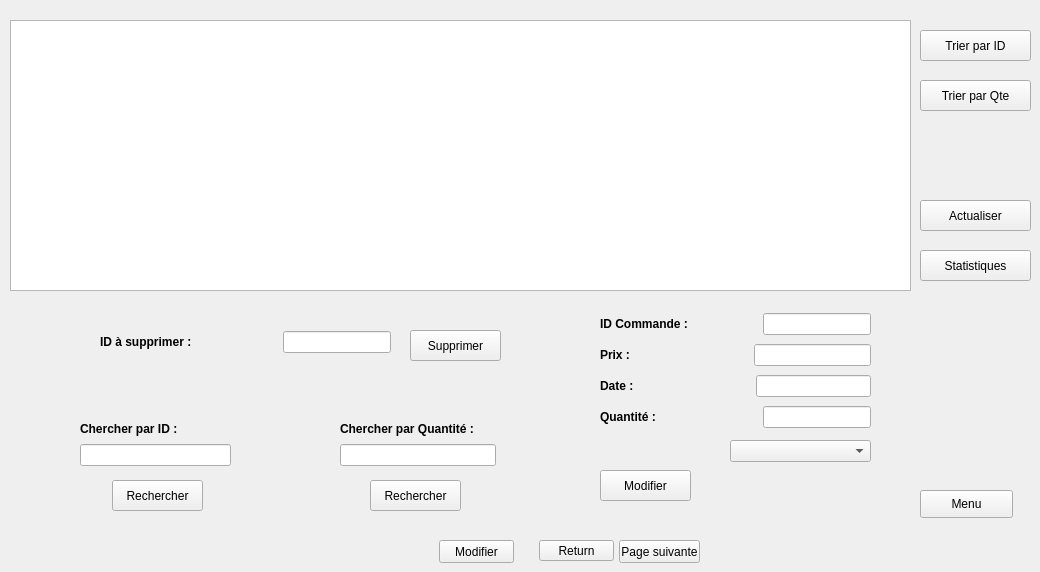
           <widget class="QWidget" name="Gestion_4">
            <attribute name="title">
             <string>Gestion des commandes</string>
            </attribute>
            <widget class="QPushButton" name="pushButton_stat_3">
             <property name="geometry">
              <rect>
               <x>920</x>
               <y>250</y>
               <width>111</width>
               <height>31</height>
              </rect>
             </property>
             <property name="text">
              <string>Statistiques</string>
             </property>
            </widget>
            <widget class="QTableView" name="tableView_aff_3">
             <property name="geometry">
              <rect>
               <x>10</x>
               <y>20</y>
               <width>901</width>
               <height>271</height>
              </rect>
             </property>
            </widget>
            <widget class="QPushButton" name="pushButton_13">
             <property name="geometry">
              <rect>
               <x>920</x>
               <y>80</y>
               <width>111</width>
               <height>31</height>
              </rect>
             </property>
             <property name="text">
              <string>Trier par Qte</string>
             </property>
            </widget>
            <widget class="QPushButton" name="pushButton_16">
             <property name="geometry">
              <rect>
               <x>920</x>
               <y>30</y>
               <width>111</width>
               <height>31</height>
              </rect>
             </property>
             <property name="text">
              <string>Trier par ID</string>
             </property>
            </widget>
            <widget class="QPushButton" name="supp_Button_4">
             <property name="geometry">
              <rect>
               <x>410</x>
               <y>330</y>
               <width>91</width>
               <height>31</height>
              </rect>
             </property>
             <property name="text">
              <string>Supprimer</string>
             </property>
            </widget>
            <widget class="QPushButton" name="modifierButton_recherche_5">
             <property name="geometry">
              <rect>
               <x>112</x>
               <y>480</y>
               <width>91</width>
               <height>31</height>
              </rect>
             </property>
             <property name="text">
              <string>Rechercher</string>
             </property>
            </widget>
            <widget class="QPushButton" name="PsHistorique_3">
             <property name="geometry">
              <rect>
               <x>619</x>
               <y>540</y>
               <width>81</width>
               <height>23</height>
              </rect>
             </property>
             <property name="text">
              <string>Page suivante</string>
             </property>
            </widget>
            <widget class="QPushButton" name="modifierButton_6">
             <property name="geometry">
              <rect>
               <x>439</x>
               <y>540</y>
               <width>75</width>
               <height>23</height>
              </rect>
             </property>
             <property name="text">
              <string>Modifier</string>
             </property>
            </widget>
            <widget class="QPushButton" name="modifierButton_recherche_6">
             <property name="geometry">
              <rect>
               <x>370</x>
               <y>480</y>
               <width>91</width>
               <height>31</height>
              </rect>
             </property>
             <property name="text">
              <string>Rechercher</string>
             </property>
            </widget>
            <widget class="QPushButton" name="Psupprimer_3">
             <property name="geometry">
              <rect>
               <x>539</x>
               <y>540</y>
               <width>75</width>
               <height>21</height>
              </rect>
             </property>
             <property name="text">
              <string>Return</string>
             </property>
            </widget>
            <widget class="QComboBox" name="combobox_fk_3">
             <property name="geometry">
              <rect>
               <x>730</x>
               <y>440</y>
               <width>141</width>
               <height>22</height>
              </rect>
             </property>
            </widget>
            <widget class="QPushButton" name="modifierButton_7">
             <property name="geometry">
              <rect>
               <x>600</x>
               <y>470</y>
               <width>91</width>
               <height>31</height>
              </rect>
             </property>
             <property name="text">
              <string>Modifier</string>
             </property>
            </widget>
            <widget class="QPushButton" name="Paffiche_3">
             <property name="geometry">
              <rect>
               <x>920</x>
               <y>200</y>
               <width>111</width>
               <height>31</height>
              </rect>
             </property>
             <property name="text">
              <string>Actualiser</string>
             </property>
            </widget>
            <widget class="QPushButton" name="homeButton_22">
             <property name="geometry">
              <rect>
               <x>920</x>
               <y>490</y>
               <width>93</width>
               <height>28</height>
              </rect>
             </property>
             <property name="text">
              <string>Menu</string>
             </property>
            </widget>
            <widget class="QWidget" name="layoutWidget_22">
             <property name="geometry">
              <rect>
               <x>100</x>
               <y>330</y>
               <width>291</width>
               <height>24</height>
              </rect>
             </property>
             <layout class="QHBoxLayout" name="horizontalLayout_115">
              <item>
               <widget class="QLabel" name="supp_text_4">
                <property name="font">
                 <font>
                  <weight>75</weight>
                  <bold>true</bold>
                 </font>
                </property>
                <property name="text">
                 <string>ID à supprimer :</string>
                </property>
               </widget>
              </item>
              <item>
               <spacer name="horizontalSpacer_94">
                <property name="orientation">
                 <enum>Qt::Horizontal</enum>
                </property>
                <property name="sizeHint" stdset="0">
                 <size>
                  <width>40</width>
                  <height>20</height>
                 </size>
                </property>
               </spacer>
              </item>
              <item>
               <widget class="QLineEdit" name="supprimer_id_3"/>
              </item>
             </layout>
            </widget>
            <widget class="QWidget" name="layoutWidget_23">
             <property name="geometry">
              <rect>
               <x>600</x>
               <y>310</y>
               <width>271</width>
               <height>121</height>
              </rect>
             </property>
             <layout class="QVBoxLayout" name="verticalLayout_48">
              <item>
               <layout class="QHBoxLayout" name="horizontalLayout_116">
                <item>
                 <widget class="QLabel" name="label_135">
                  <property name="font">
                   <font>
                    <weight>75</weight>
                    <bold>true</bold>
                   </font>
                  </property>
                  <property name="text">
                   <string>ID Commande :</string>
                  </property>
                 </widget>
                </item>
                <item>
                 <spacer name="horizontalSpacer_95">
                  <property name="orientation">
                   <enum>Qt::Horizontal</enum>
                  </property>
                  <property name="sizeHint" stdset="0">
                   <size>
                    <width>40</width>
                    <height>20</height>
                   </size>
                  </property>
                 </spacer>
                </item>
                <item>
                 <widget class="QLineEdit" name="le_id_8"/>
                </item>
               </layout>
              </item>
              <item>
               <layout class="QHBoxLayout" name="horizontalLayout_117">
                <item>
                 <widget class="QLabel" name="label_136">
                  <property name="font">
                   <font>
                    <weight>75</weight>
                    <bold>true</bold>
                   </font>
                  </property>
                  <property name="text">
                   <string>Prix :</string>
                  </property>
                 </widget>
                </item>
                <item>
                 <spacer name="horizontalSpacer_96">
                  <property name="orientation">
                   <enum>Qt::Horizontal</enum>
                  </property>
                  <property name="sizeHint" stdset="0">
                   <size>
                    <width>40</width>
                    <height>20</height>
                   </size>
                  </property>
                 </spacer>
                </item>
                <item>
                 <widget class="QLineEdit" name="le_prix_6"/>
                </item>
               </layout>
              </item>
              <item>
               <layout class="QHBoxLayout" name="horizontalLayout_118">
                <item>
                 <widget class="QLabel" name="label_137">
                  <property name="font">
                   <font>
                    <weight>75</weight>
                    <bold>true</bold>
                   </font>
                  </property>
                  <property name="text">
                   <string>Date :</string>
                  </property>
                 </widget>
                </item>
                <item>
                 <spacer name="horizontalSpacer_97">
                  <property name="orientation">
                   <enum>Qt::Horizontal</enum>
                  </property>
                  <property name="sizeHint" stdset="0">
                   <size>
                    <width>40</width>
                    <height>20</height>
                   </size>
                  </property>
                 </spacer>
                </item>
                <item>
                 <widget class="QLineEdit" name="le_DATE_6"/>
                </item>
               </layout>
              </item>
              <item>
               <layout class="QHBoxLayout" name="horizontalLayout_119">
                <item>
                 <widget class="QLabel" name="label_138">
                  <property name="font">
                   <font>
                    <weight>75</weight>
                    <bold>true</bold>
                   </font>
                  </property>
                  <property name="text">
                   <string>Quantité :</string>
                  </property>
                 </widget>
                </item>
                <item>
                 <spacer name="horizontalSpacer_98">
                  <property name="orientation">
                   <enum>Qt::Horizontal</enum>
                  </property>
                  <property name="sizeHint" stdset="0">
                   <size>
                    <width>40</width>
                    <height>20</height>
                   </size>
                  </property>
                 </spacer>
                </item>
                <item>
                 <widget class="QLineEdit" name="le_Quantite_6"/>
                </item>
               </layout>
              </item>
             </layout>
            </widget>
            <widget class="QWidget" name="layoutWidget_24">
             <property name="geometry">
              <rect>
               <x>80</x>
               <y>420</y>
               <width>151</width>
               <height>46</height>
              </rect>
             </property>
             <layout class="QVBoxLayout" name="verticalLayout_49">
              <item>
               <widget class="QLabel" name="label_139">
                <property name="font">
                 <font>
                  <weight>75</weight>
                  <bold>true</bold>
                 </font>
                </property>
                <property name="text">
                 <string>Chercher par ID :</string>
                </property>
               </widget>
              </item>
              <item>
               <widget class="QLineEdit" name="find_6"/>
              </item>
             </layout>
            </widget>
            <widget class="QWidget" name="layoutWidget_25">
             <property name="geometry">
              <rect>
               <x>340</x>
               <y>420</y>
               <width>156</width>
               <height>46</height>
              </rect>
             </property>
             <layout class="QVBoxLayout" name="verticalLayout_50">
              <item>
               <widget class="QLabel" name="label_140">
                <property name="font">
                 <font>
                  <weight>75</weight>
                  <bold>true</bold>
                 </font>
                </property>
                <property name="text">
                 <string>Chercher par Quantité :</string>
                </property>
               </widget>
              </item>
              <item>
               <widget class="QLineEdit" name="find_7"/>
              </item>
             </layout>
            </widget>
           </widget>
